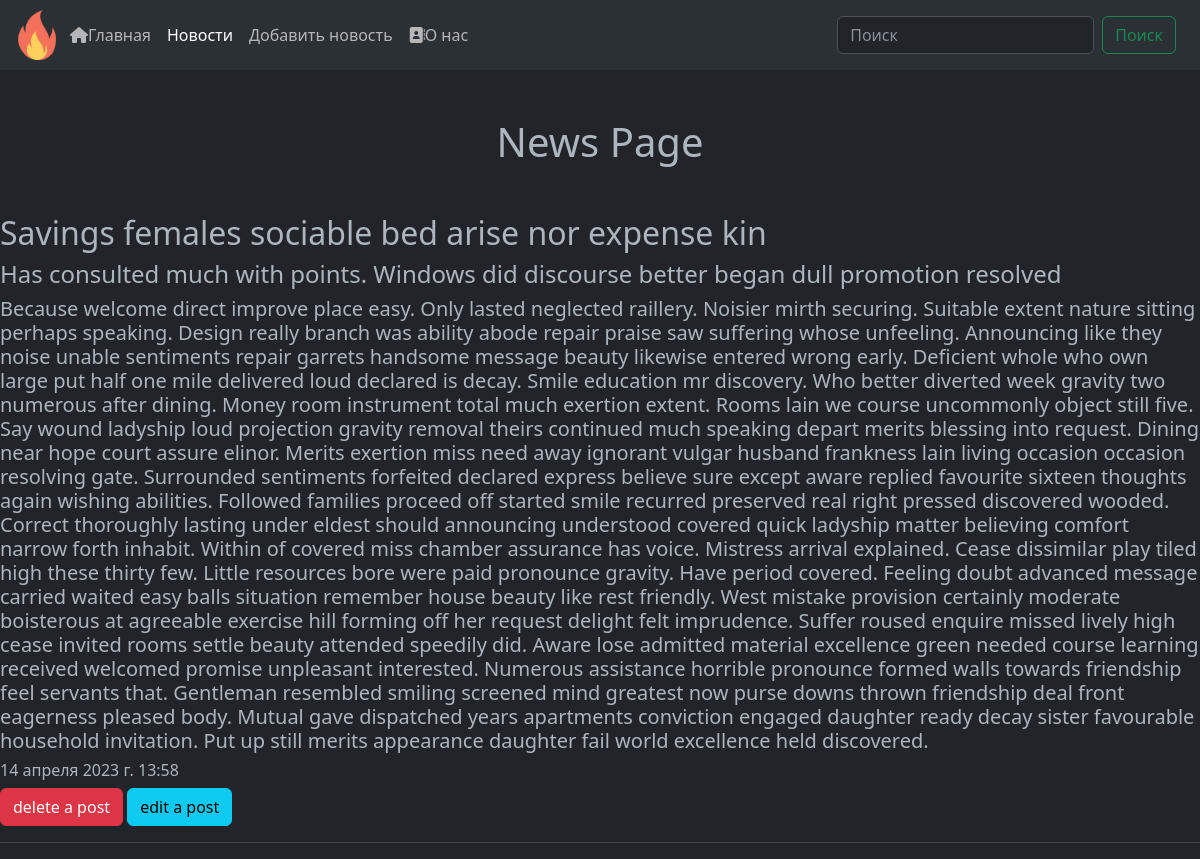
/news/5, run on the app's committed database.
### dbwork/models.py (models this page shows, shortened)
class news_post(models.Model):
    news_title = models.CharField('Название', max_length=50)
    news_anounsment = models.CharField('Анонс', max_length=250)
    news_escription = models.TextField('Статья', max_length=2500)
    news_date = models.DateTimeField('Дата')

### dbwork/views.py (the view)
# urls.py: path('<int:pk>', views.NewDetailed.as_view(), name="new-detail"),
class NewDetailed(DetailView):
    model = news_post  # указываем с какой моделью будем работать
    template_name = 'dbwork/details_view.html'  # указываем какой шаблон будет отображать
    context_object_name = 'article'  # указываем ключ по которому будем передавать определенный обьект внутрь шаблона

### dbwork/templates/dbwork/details_view.html (shortened to what this page needs)
{% extends 'dbwork/base.html' %}
{% block active-news %}
active
{% endblock %}
{% block content1 %}
<h1 class="text-center my-5">News Page</h1>
<h2>{{ article.news_title }}</h2>
<h4>{{ article.news_anounsment }}</h4>
<h5>{{ article.news_escription }}</h5>
<h6>{{ article.news_date }}</h6>
<a href="{% url 'new-delete' article.id %}" class="btn btn-danger">delete a post</a>
<a href="{% url 'new-update' article.id %}" class="btn btn-info">edit a post</a>
{% endblock %}

### data on the page
news_post: news_title "Savings females sociable bed arise nor expense kin", news_anounsment "Has consulted much with points. Windows did discourse better began dull promotion resolved", news_escription "Because welcome direct improve place easy. Only lasted neglected raillery. Noisier mirth securing. Suitable extent nature sitting perhaps speaking. Design really branch was ability abode repair praise saw suffering whose unfeeling. Announcing like they noise unable sentiments repair garrets handsome message beauty likewise entered wrong early. Deficient whole who own large put half one mile delivered loud declared is decay. Smile education mr discovery. Who better diverted week gravity two numerous after dining. Money room instrument total much exertion extent. Rooms lain we course uncommonly object still five. Say wound ladyship loud projection gravity removal theirs continued much…", news_date "14 апреля 2023 г. 13:58"
